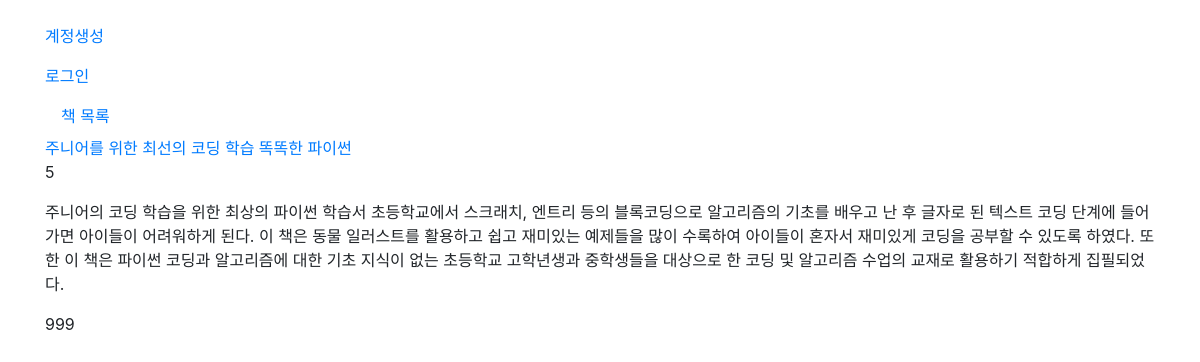
Screenshot of /book/1 with the database file from the repository.
### app/models.py (models this page shows, shortened)
class Book(db.Model):
    id = db.Column(db.Integer, primary_key=True, autoincrement=True)
    book_name = db.Column(db.String(100))
    publisher = db.Column(db.String(30))
    author = db.Column(db.String(30))
    publication_date = db.Column(db.String)
    pages = db.Column(db.Integer)
    isbn = db.Column(db.BIGINT)
    description = db.Column(db.TEXT)
    link = db.Column(db.String(200))
    rating = db.Column(db.Integer)
    stock = db.Column(db.Integer)

### app/views/book_views.py (the view)
@bp.route('/<int:book_id>')
def bookDetail(book_id):
    book = Book.query.get(book_id)
    return render_template('book_detail/book_detail.html', book=book)

### app/views/auth_views.py (called while the page is built)
@bp.before_app_request
def load_logged_in_user():
    user_id = session.get('user_id')
    if user_id is None:
        g.user = None
    else:
        g.user = User.query.get(user_id)

### app/templates/book_detail/book_detail.html
{% extends "base.html" %}
{% block content %}
    <div class="uk-child-width-1-3@m uk-grid-small uk-grid-match" uk-grid>
    <div>
        <div class="uk-card uk-card-default uk-card-body">
            <a href="{{ book.id }}">{{ book.book_name }}</a>
            <p>{{ book.rating }}</p>
            <p>{{ book.description }}</p>
            <p>{{ book.stock }}</p>
        </div>
    </div>
</div>
{% endblock %}

### rows the page displays
Book: book_name "주니어를 위한 최선의 코딩 학습 똑똑한 파이썬", rating "5", description "주니어의 코딩 학습을 위한 최상의 파이썬 학습서 초등학교에서 스크래치, 엔트리 등의 블록코딩으로 알고리즘의 기초를 배우고 난 후 글자로 된 텍스트 코딩 단계에 들어가면 아이들이 어려워하게 된다. 이 책은 동물 일러스트를 활용하고 쉽고 재미있는 예제들을 많이 수록하여 아이들이 혼자서 재미있게 코딩을 공부할 수 있도록 하였다. 또한 이 책은 파이썬 코딩과 알고리즘에 대한 기초 지식이 없는 초등학교 고학년생과 중학생들을 대상으로 한 코딩 및 알고리즘 수업의 교재로 활용하기 적합하게 집필되었다.", stock "999"
